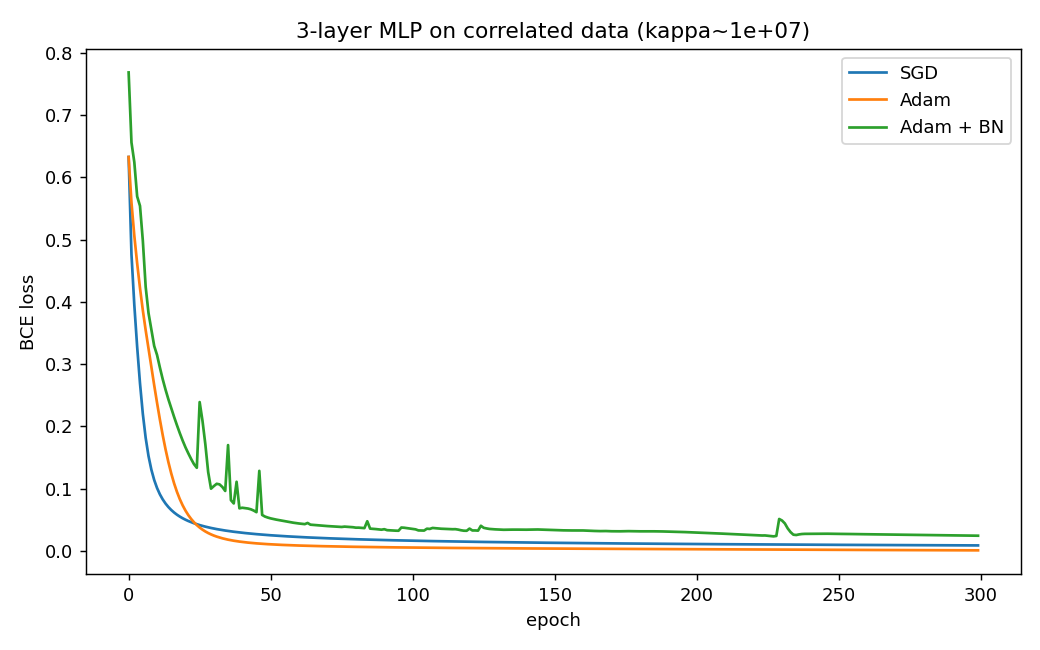

Generate this figure with Python:
"""
EXP 5 — Case Study Reproduction
Claim (slide 11): 3-layer MLP, features with corr rho>0.95 -> kappa(X^T X)~10^7.
SGD oscillates/slow; Adam+BN fast and stable.
"""
import numpy as np
import matplotlib
matplotlib.use("Agg")
import matplotlib.pyplot as plt

np.random.seed(3)

def make_correlated_data(n_samples=2000, n_features=10, rho=0.999999):
    cov = np.full((n_features, n_features), rho)
    np.fill_diagonal(cov, 1.0)
    X = np.random.multivariate_normal(np.zeros(n_features), cov, size=n_samples)
    true_w = np.random.randn(n_features)
    y = (X @ true_w > 0).astype(float)  # binary classification
    return X, y.reshape(-1, 1)

def relu(z): return np.maximum(0, z)
def relu_grad(z): return (z > 0).astype(float)
def sigmoid(z): return 1 / (1 + np.exp(-z))

class MLP:
    """3-layer MLP, manual forward/backward, optional BatchNorm after each hidden layer."""
    def __init__(self, sizes, use_bn=False, seed=0):
        rng = np.random.RandomState(seed)
        self.sizes = sizes
        self.use_bn = use_bn
        self.W = [rng.randn(sizes[i], sizes[i+1]) / np.sqrt(sizes[i]) for i in range(len(sizes)-1)]
        self.b = [np.zeros((1, sizes[i+1])) for i in range(len(sizes)-1)]
        if use_bn:
            self.gamma = [np.ones((1, sizes[i+1])) for i in range(len(sizes)-2)]
            self.beta = [np.zeros((1, sizes[i+1])) for i in range(len(sizes)-2)]

    def forward(self, X):
        cache = {"a": [X]}
        if self.use_bn:
            cache["bn"] = []
        a = X
        for i in range(len(self.W) - 1):
            z = a @ self.W[i] + self.b[i]
            if self.use_bn:
                mu, var = z.mean(0, keepdims=True), z.var(0, keepdims=True)
                z_hat = (z - mu) / np.sqrt(var + 1e-5)
                z_out = self.gamma[i] * z_hat + self.beta[i]
                cache["bn"].append((z, mu, var, z_hat))
            else:
                z_out = z
            a = relu(z_out)
            cache["a"].append(a)
            cache.setdefault("z_pre", []).append(z)
        z_final = a @ self.W[-1] + self.b[-1]
        y_hat = sigmoid(z_final)
        cache["a"].append(y_hat)
        cache["z_final"] = z_final
        return y_hat, cache

    def backward(self, y, cache):
        m = y.shape[0]
        grads = {"W": [None]*len(self.W), "b": [None]*len(self.b)}
        if self.use_bn:
            grads["gamma"] = [None]*len(self.gamma)
            grads["beta"] = [None]*len(self.beta)

        dz = (cache["a"][-1] - y) / m  # dL/dz_final, BCE+sigmoid combined grad
        grads["W"][-1] = cache["a"][-2].T @ dz
        grads["b"][-1] = dz.sum(0, keepdims=True)
        da_prev = dz @ self.W[-1].T

        for i in reversed(range(len(self.W) - 1)):
            dz_out = da_prev * relu_grad(cache["z_pre"][i] if not self.use_bn else cache["bn"][i][3])
            if self.use_bn:
                z, mu, var, z_hat = cache["bn"][i]
                dgamma = (dz_out * z_hat).sum(0, keepdims=True)
                dbeta = dz_out.sum(0, keepdims=True)
                dz_hat = dz_out * self.gamma[i]
                std_inv = 1.0 / np.sqrt(var + 1e-5)
                dz_pre = (1.0/m) * std_inv * (m*dz_hat - dz_hat.sum(0, keepdims=True)
                          - z_hat * (dz_hat * z_hat).sum(0, keepdims=True))
                grads["gamma"][i] = dgamma
                grads["beta"][i] = dbeta
            else:
                dz_pre = dz_out
            grads["W"][i] = cache["a"][i].T @ dz_pre
            grads["b"][i] = dz_pre.sum(0, keepdims=True)
            da_prev = dz_pre @ self.W[i].T
        return grads

    def loss(self, y, y_hat, eps=1e-9):
        return -np.mean(y*np.log(y_hat+eps) + (1-y)*np.log(1-y_hat+eps))


def train(model, X, y, optimizer="sgd", lr=0.1, epochs=300):
    params = model.W + model.b + (model.gamma + model.beta if model.use_bn else [])
    if optimizer == "adam":
        m_t = [np.zeros_like(p) for p in params]
        v_t = [np.zeros_like(p) for p in params]
        b1, b2, eps = 0.9, 0.999, 1e-8

    losses = []
    for epoch in range(1, epochs+1):
        y_hat, cache = model.forward(X)
        loss = model.loss(y, y_hat)
        losses.append(loss)
        grads = model.backward(y, cache)

        grad_list = grads["W"] + grads["b"] + (grads["gamma"] + grads["beta"] if model.use_bn else [])
        param_list = model.W + model.b + (model.gamma + model.beta if model.use_bn else [])

        if optimizer == "sgd":
            for p, g in zip(param_list, grad_list):
                p -= lr * g
        elif optimizer == "adam":
            for idx, (p, g) in enumerate(zip(param_list, grad_list)):
                m_t[idx] = b1*m_t[idx] + (1-b1)*g
                v_t[idx] = b2*v_t[idx] + (1-b2)*(g**2)
                m_hat = m_t[idx] / (1 - b1**epoch)
                v_hat = v_t[idx] / (1 - b2**epoch)
                p -= lr * m_hat / (np.sqrt(v_hat) + eps)
    return losses


def run():
    X, y = make_correlated_data(rho=0.999999)
    XtX = X.T @ X
    s = np.linalg.svd(XtX, compute_uv=False)
    kappa = s.max() / s.min()
    print(f"Generated data: rho=0.999999, kappa(X^T X) = {kappa:.3e}  (slide target: ~1e7)")

    configs = [
        ("SGD",        dict(use_bn=False), "sgd",  0.5),
        ("Adam",       dict(use_bn=False), "adam", 0.01),
        ("Adam + BN",  dict(use_bn=True),  "adam", 0.01),
    ]

    results = {}
    print(f"\n{'Config':<12} | {'loss@0':>10} | {'loss@50':>10} | {'loss@150':>10} | {'loss@299':>10}")
    print("-" * 65)
    for name, model_kwargs, opt, lr in configs:
        model = MLP([X.shape[1], 16, 16, 1], **model_kwargs, seed=0)
        losses = train(model, X, y, optimizer=opt, lr=lr, epochs=300)
        results[name] = losses
        print(f"{name:<12} | {losses[0]:10.4f} | {losses[50]:10.4f} | {losses[150]:10.4f} | {losses[-1]:10.4f}")

    fig, ax = plt.subplots(figsize=(8, 5))
    for name, losses in results.items():
        ax.plot(losses, label=name)
    ax.set_xlabel("epoch")
    ax.set_ylabel("BCE loss")
    ax.set_title(f"3-layer MLP on correlated data (kappa~{kappa:.0e})")
    ax.legend()
    plt.tight_layout()
    plt.savefig("/home/claude/experiments/exp5_case_study.png", dpi=130)
    print("\nSaved plot: exp5_case_study.png")

if __name__ == "__main__":
    run()
